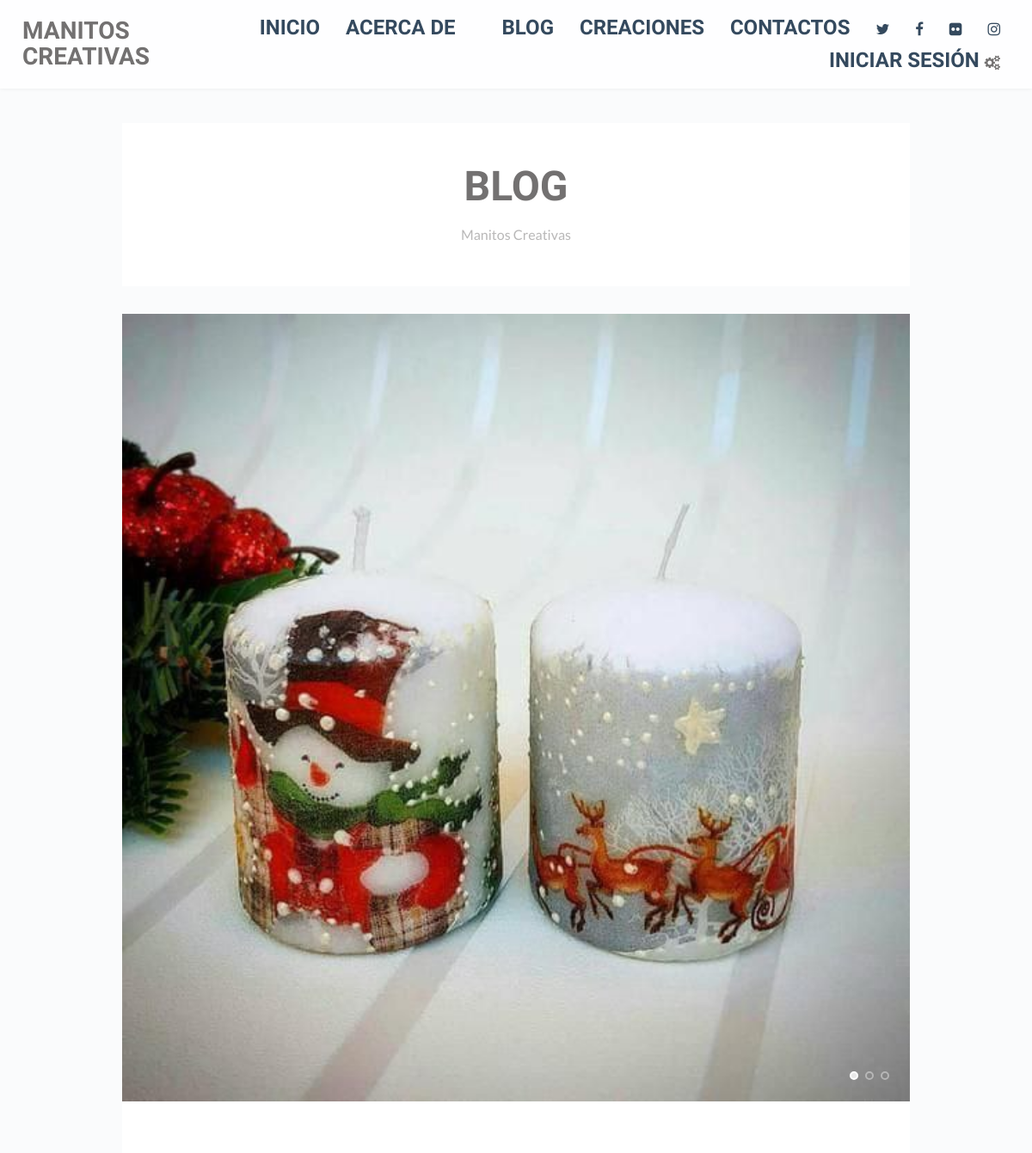
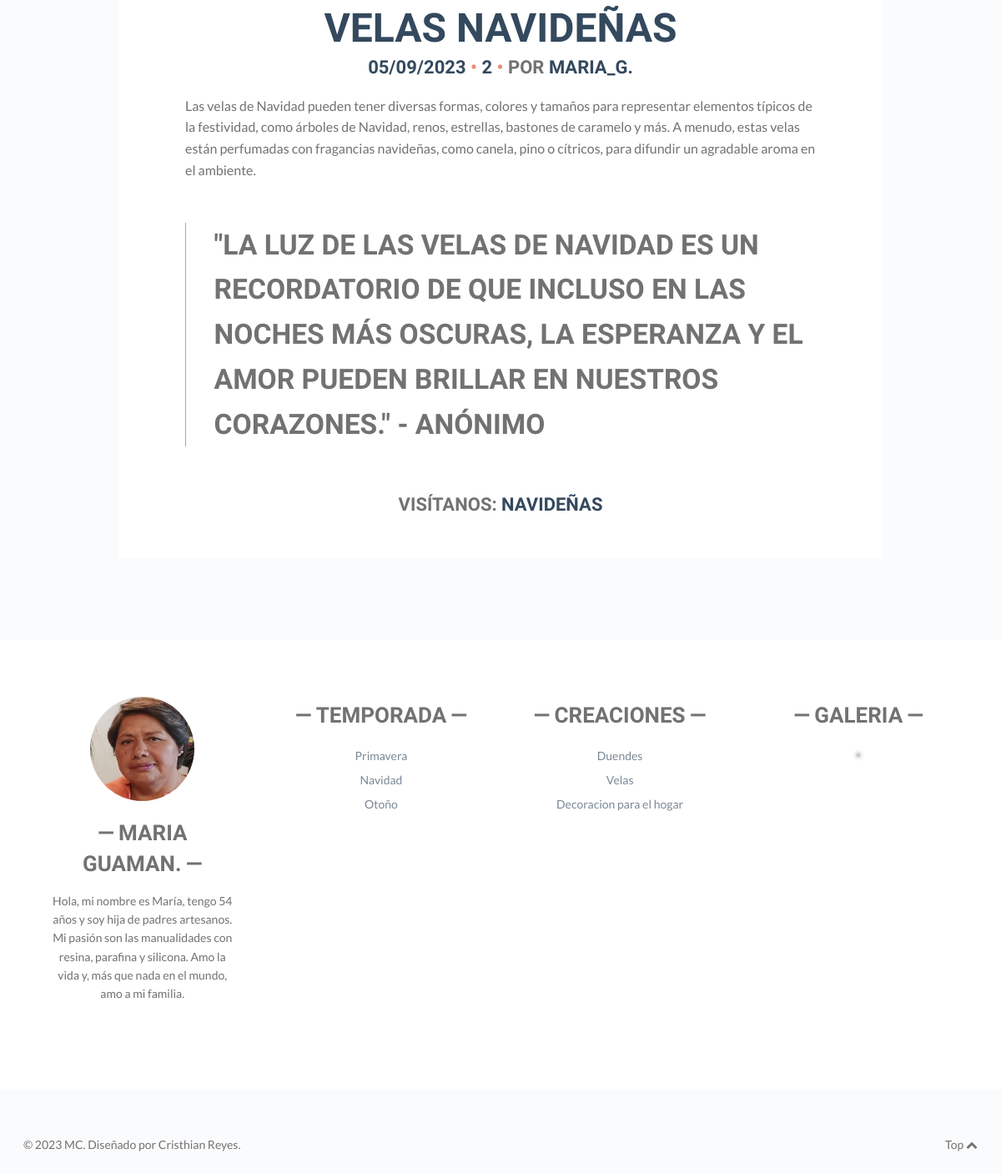
The app's page /blog/category/3 with its own data (2 pictures, top to bottom).
### blog/models.py (models this page shows, shortened)
class Blog(models.Model):
    title = models.CharField(max_length=255, verbose_name="Titulo")
    image= models.ImageField(verbose_name="Imagen",upload_to="blogs")
    content = RichTextField(verbose_name="Contenido")
    quote = RichTextField(verbose_name="Cita", default="“There are always two people in every picture: the photographer and the viewer.” - Ansel Adams")
    publicationDate = models.DateTimeField(verbose_name=" fecha de Publicacion", default=now)
    comments = models.IntegerField(verbose_name="Número de Comentarios", default=0)
    author = models.ForeignKey(User, verbose_name="Autor", on_delete=models.CASCADE)
    categories = models.ManyToManyField(Category, verbose_name="Categorias")
    created=models.DateTimeField(auto_now_add=True, verbose_name="Fecha de Creacion")
    updated=models.DateTimeField(auto_now=True, verbose_name="Fecha de Modificación")
    class Meta:
        verbose_name = "Entrada"
        verbose_name_plural = "Entradas"
        ordering = ["title"]

class Category(models.Model):
    name=models.CharField(max_length=100, verbose_name="Nombre de Categoria")
    created=models.DateTimeField(auto_now_add=True, verbose_name="Fecha de Creacion")
    updated=models.DateTimeField(auto_now=True, verbose_name="Fecha de Modificación")
    class Meta:
        verbose_name = "Categoría"
        verbose_name_plural = "Categorías"
        ordering = ["-created"]

### blog/views.py (the view)
# urls.py: path('category/<int:category_id>',views.category,name="category"),
def category(request, category_id):
    category=get_object_or_404(Category, id=category_id)
    blogs=Blog.objects.filter(categories=category)
    return render(request, "blog/category.html",{'listBlogs':blogs})

### season/processor.py (called while the page is built)
def context(request):
    dict = {}
    seasons = Season.objects.all()
    for season in seasons:
        dict[season.key] = season.url
    return dict

### social/processor.py (called while the page is built)
def context(request):
    dict={}
    listSocial=Social.objects.all()
    for social in listSocial:
        dict[social.key]=social.url
    return dict

### blog/templates/blog/category.html (shortened to what this page needs)
{% extends 'core/base.html' %}
{% block content %}
  {% for blog in listBlogs %}
    <div class="wrap full-wrap">
      <div class="main-wrap">
        <section class="main main-archive">
          <article class="post result">
            <div class="inner">
              <h1 class="searching">Blog</h1>
              <p>Manitos Creativas</p>
            </div>
          </article>
          <div class="loop">
            <article class="post format-gallery post_format-post-format-gallery">
              <a href="#" title="Running through Chicago">
                <div class="part-gallery">
                  <div class="flexslider">
                    <ul class="slides">
                      {% load static %}
                      <li>
                        <span class="post-image">
                          <img src="{{blog.image.url}}" alt="Run-3" />
                        </span>
                      </li>
                    </ul>
                  </div>
                </div>
              </a>
              <div class="inner">
                <h2 class="entry-title">
                  <a href="#" title="Running through Chicago">{{blog.title}}</a>
                </h2>
                <ul class="meta top">
                  <li class="time">
                    <a href="#" title="Running through Chicago">
                      <time class="post-date updated" datetime="2015-02-01">
                        {{blog.publicationDate|date:"SHORT_DATE_FORMAT"}}
                      </time>
                    </a>
                  </li>
                  <li class="comments post-tags">
                    <a href="#">{{blog.comments}}</a>
                  </li>
                  <li class="author-m post-tags">
                    Por
                    <span class="vcard author post-author">
                      <span class="fn">
                        <a href="#" title="Posts by Clare Smith" rel="author">
                          {{blog.author }}
                        </a>
                      </span>
                    </span>
                  </li>
                </ul>
                <div class="post-content">
                  <p>
                    {{blog.content}}
                  </p>
                  <blockquote>
                    <p>
                      {{blog.quote}}
                    </p>
                  </blockquote>
                </div>
                <ul class="meta bottom">
                  <li class="cat post-tags">Visítanos:
                    {% for category in blog.categories.all %}
                      <a href="{% url 'category' category.id %}">
                        {{category.name}}
                      </a>
                    {% endfor %}
                  </li>
                </ul>
              </div>
            </article>
          </div>
        </section>
      </div>
    </div>
  {% endfor %}
{% endblock %}

### core/static/core/print.css (style rules this page uses)
* { background: transparent !important; color: black !important; text-shadow: none !important; filter:none !important; -ms-filter: none !important; }
a, a:visited { color: #444 !important; text-decoration: underline; }
a[href]:after { content: " (" attr(href) ")"; }
.ir a:after, a[href^="javascript:"]:after, a[href^="#"]:after { content: ""; }
pre, blockquote { border: 1px solid #999; page-break-inside: avoid; }
tr, img { page-break-inside: avoid; }
p, h2, h3 { orphans: 3; widows: 3; }
h2, h3 { page-break-after: avoid; }
body { font-size: 14px; font-family: Arial, Verdana, sans-serif; }
section, div, article, aside, header .strap { float: left; width:100%; }
nav, #searchform, .flexslider, footer .right, footer .credit, footer ul, .sidebar, .navigation, #respond, .contact-form, section.footer { display:none; }
h1 { font-size: 200%; margin-bottom: 0; }
h2 { font-size: 180%; }

### records on screen
Blog: image (picture), title "VELAS NAVIDEÑAS", publicationDate "05/09/2023", comments "2", author "MARIA_G.", content "Las velas de Navidad pueden tener diversas formas, colores y tamaños para representar elementos típicos de la festividad, como árboles de Navidad, renos, estrellas, bastones de caramelo y más. A menudo, estas velas están perfumadas con fragancias navideñas, como canela, pino o cítricos, para difundir un agradable aroma en el ambiente.", quote "\"LA LUZ DE LAS VELAS DE NAVIDAD ES UN RECORDATORIO DE QUE INCLUSO EN LAS NOCHES MÁS OSCURAS, LA ESPERANZA Y EL AMOR PUEDEN BRILLAR EN NUESTROS CORAZONES.\" - ANÓNIMO"
Category: name "NAVIDEÑAS"
